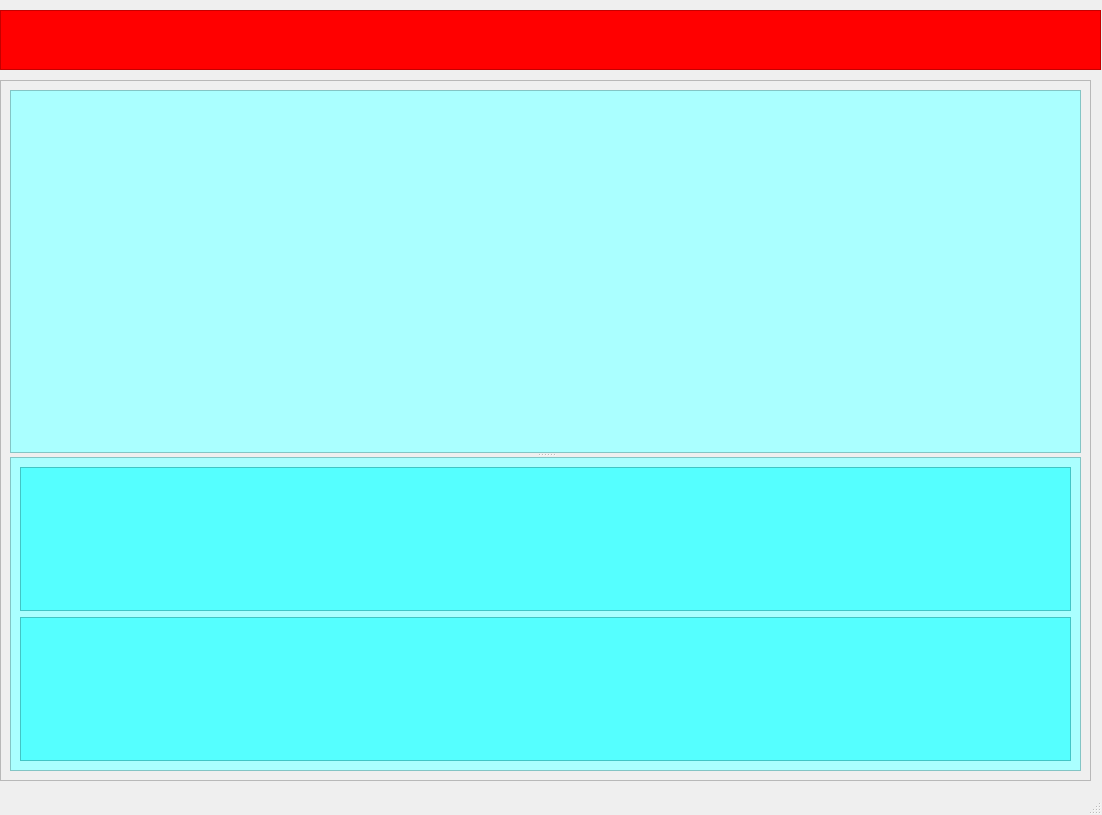
<?xml version="1.0" encoding="UTF-8"?>
<ui version="4.0">
 <class>MainWindow</class>
 <widget class="QMainWindow" name="MainWindow">
  <property name="geometry">
   <rect>
    <x>0</x>
    <y>0</y>
    <width>1102</width>
    <height>815</height>
   </rect>
  </property>
  <property name="windowTitle">
   <string>MainWindow</string>
  </property>
  <widget class="QWidget" name="centralwidget">
   <widget class="QFrame" name="header_lv1">
    <property name="geometry">
     <rect>
      <x>0</x>
      <y>10</y>
      <width>1101</width>
      <height>60</height>
     </rect>
    </property>
    <property name="minimumSize">
     <size>
      <width>0</width>
      <height>60</height>
     </size>
    </property>
    <property name="maximumSize">
     <size>
      <width>16777215</width>
      <height>60</height>
     </size>
    </property>
    <property name="styleSheet">
     <string notr="true">background-color: rgb(255, 0, 0);</string>
    </property>
    <property name="frameShape">
     <enum>QFrame::StyledPanel</enum>
    </property>
    <property name="frameShadow">
     <enum>QFrame::Raised</enum>
    </property>
   </widget>
   <widget class="QFrame" name="frame">
    <property name="enabled">
     <bool>true</bool>
    </property>
    <property name="geometry">
     <rect>
      <x>0</x>
      <y>80</y>
      <width>1091</width>
      <height>701</height>
     </rect>
    </property>
    <property name="sizePolicy">
     <sizepolicy hsizetype="Maximum" vsizetype="Maximum">
      <horstretch>0</horstretch>
      <verstretch>0</verstretch>
     </sizepolicy>
    </property>
    <property name="frameShape">
     <enum>QFrame::StyledPanel</enum>
    </property>
    <property name="frameShadow">
     <enum>QFrame::Raised</enum>
    </property>
    <layout class="QHBoxLayout" name="horizontalLayout">
     <item>
      <widget class="QSplitter" name="splitter">
       <property name="orientation">
        <enum>Qt::Vertical</enum>
       </property>
       <widget class="QFrame" name="frame_2">
        <property name="styleSheet">
         <string notr="true">background-color: rgb(170, 255, 255);</string>
        </property>
        <property name="frameShape">
         <enum>QFrame::StyledPanel</enum>
        </property>
        <property name="frameShadow">
         <enum>QFrame::Raised</enum>
        </property>
       </widget>
       <widget class="QFrame" name="frame_3">
        <property name="styleSheet">
         <string notr="true">background-color: rgb(170, 255, 255);</string>
        </property>
        <property name="frameShape">
         <enum>QFrame::StyledPanel</enum>
        </property>
        <property name="frameShadow">
         <enum>QFrame::Raised</enum>
        </property>
        <layout class="QVBoxLayout" name="verticalLayout">
         <item>
          <widget class="QFrame" name="header_lv2">
           <property name="styleSheet">
            <string notr="true">background-color: rgb(85, 255, 255);</string>
           </property>
           <property name="frameShape">
            <enum>QFrame::StyledPanel</enum>
           </property>
           <property name="frameShadow">
            <enum>QFrame::Raised</enum>
           </property>
          </widget>
         </item>
         <item>
          <widget class="QFrame" name="frame_4">
           <property name="styleSheet">
            <string notr="true">background-color: rgb(85, 255, 255);</string>
           </property>
           <property name="frameShape">
            <enum>QFrame::StyledPanel</enum>
           </property>
           <property name="frameShadow">
            <enum>QFrame::Raised</enum>
           </property>
          </widget>
         </item>
        </layout>
       </widget>
      </widget>
     </item>
    </layout>
   </widget>
  </widget>
  <widget class="QMenuBar" name="menubar">
   <property name="geometry">
    <rect>
     <x>0</x>
     <y>0</y>
     <width>1102</width>
     <height>26</height>
    </rect>
   </property>
  </widget>
  <widget class="QStatusBar" name="statusbar"/>
 </widget>
 <resources/>
 <connections/>
</ui>
